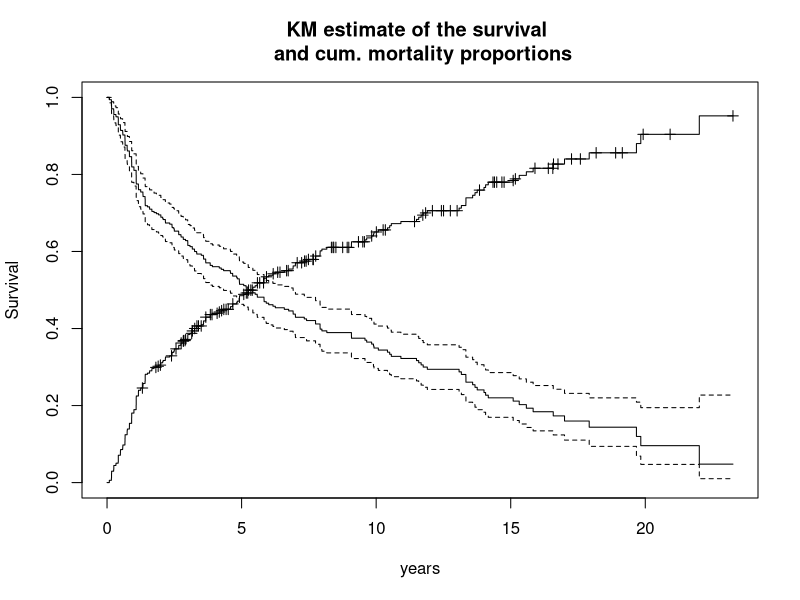
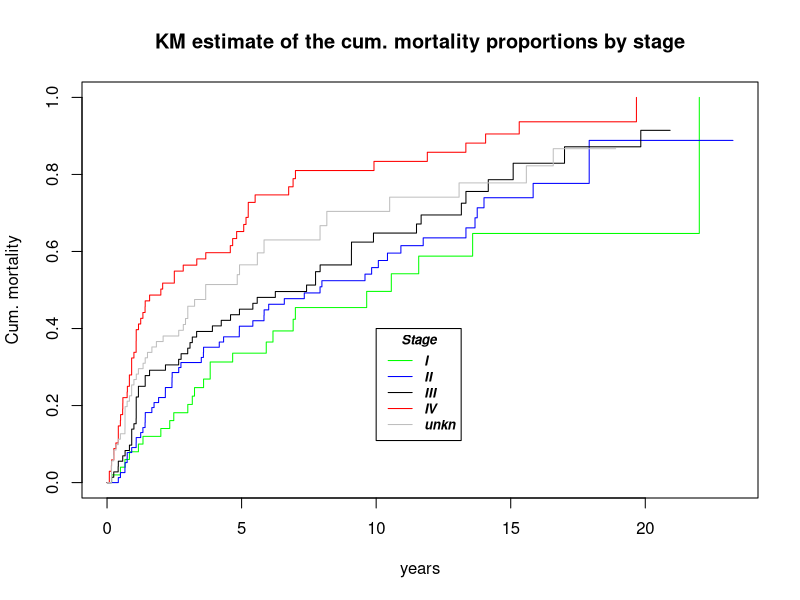
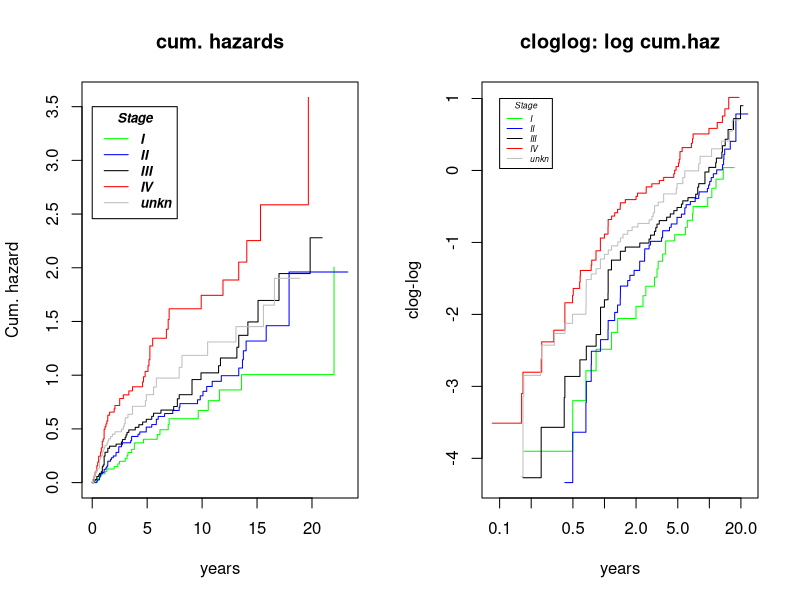
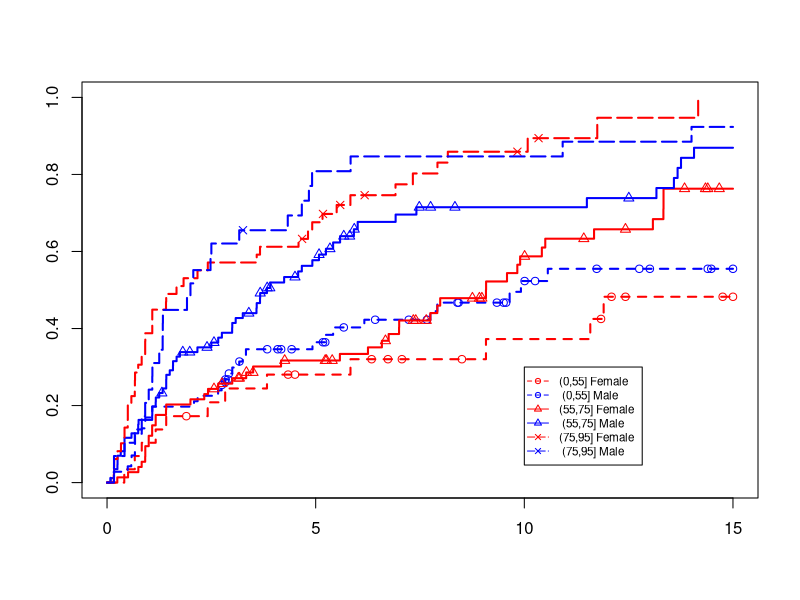
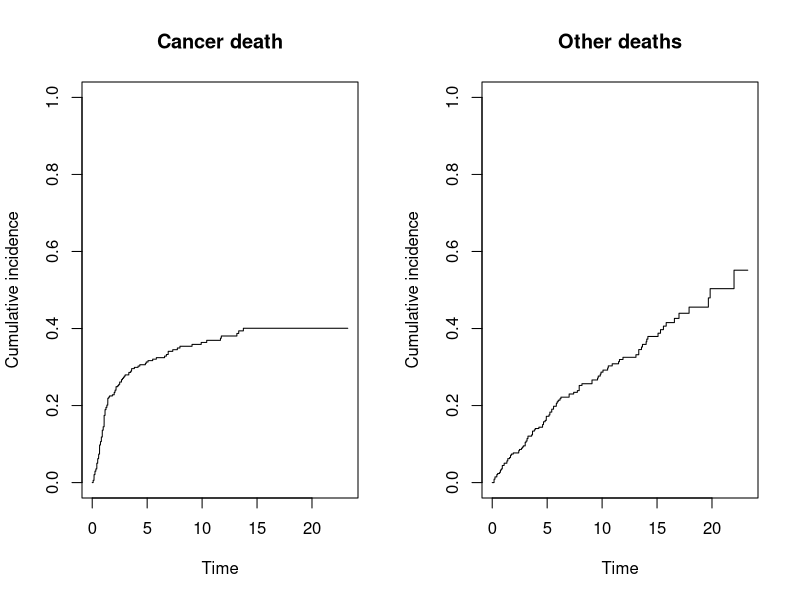
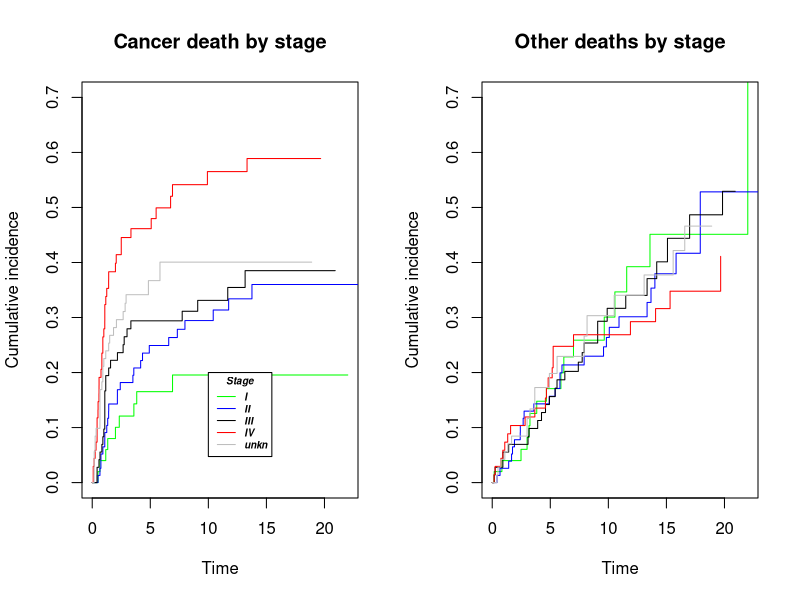
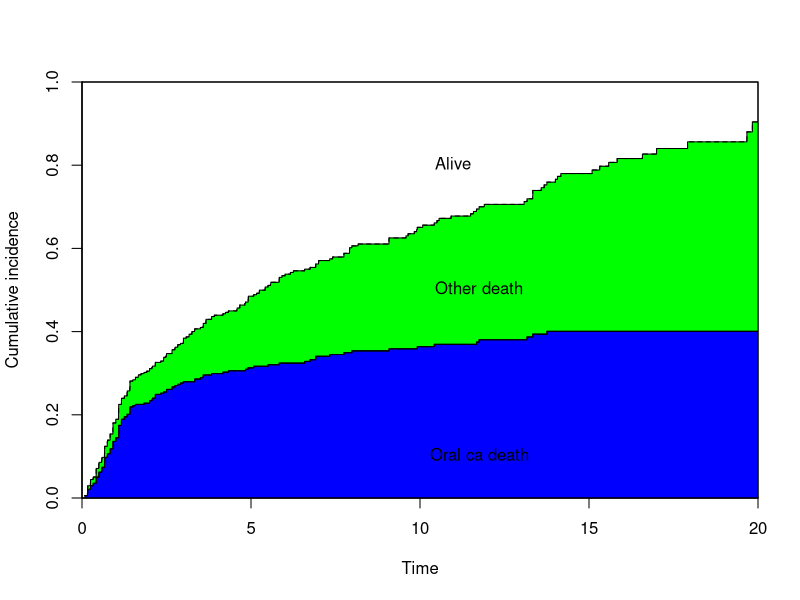

The R source for these figures, in order: (Note: this script raises an error after producing the figures.)
###################################################
library(Epi)
library(survival)
sessionInfo()
options( width=87 )
par()
###################################################
setwd("C:/Users/janne/projects/SPE/pracs")
orca <- read.table("./data/oralca2.txt", header=T)
head(orca)
str(orca)
summary(orca)

###################################################
orca$suob <- Surv(orca$time, 1*(orca$event > 0) )
str(orca$suob)
summary(orca$suob)

###################################################
s.all <- survfit(suob ~ 1, data=orca)

###################################################
s.all
str(s.all)

###################################################
plot(s.all,main="KM estimate of the survival \n and cum. mortality proportions",
     xlab="years", ylab="Survival")
lines(s.all, fun = "event", mark.time=T, conf.int=F)

###################################################
# Oral cancer patient suvival by stage 
###################################################
s.stg  <- survfit(suob ~ stage, data= orca)
col5 <- c("green", "blue", "black", "red", "gray")
plot(s.stg, col= col5, fun="event", mark.time=F ,
     main="KM estimate of the cum. mortality proportions by stage",
     xlab="years", ylab="Cum. mortality")
legend(10, 0.4, legend=levels(factor(orca$stage)),
       col=col5, lty=1, cex=0.8,
       title="Stage", text.font=4, bg='white')
s.stg

###################################################
# Cum haz and log-log of cum. haz by stage
###################################################

par(mfrow=c(1,2))
plot(s.stg, col= col5, fun="cumhaz", main="cum. hazards", 
     xlab="years", ylab="Cum. hazard")
legend(0,3.5, legend=levels(factor(orca$stage)),
       col=col5, lty=1, cex=0.8,
       title="Stage", text.font=4, bg='white')
plot(s.stg, col= col5, fun="cloglog", main = "cloglog: log cum.haz",
     xlab="years", ylab="clog-log")
legend(0.1,1, legend=levels(factor(orca$stage)),
       col=col5, lty=1, cex=0.5,
       title="Stage", text.font=3, bg='white')


###################################################
# Cancer patients sex and age at diagnosis
###################################################

orca$agegr <- cut(orca$age, br=c(0,55,75, 95))
stat.table( list( sex, agegr), list( count(), percent(agegr) ),
             margins=T, data = orca )

###################################################
s.agrx <- survfit(suob ~ agegr + sex, data=orca)
par(mfrow=c(1,1))
plot(s.agrx, fun="event", mark.time=T, xlim = c(0,15), lwd=2,
             col=rep(c("red", "blue"),3), lty=c(2,2, 1,1, 5,5),
     pch=c(1,1,2,2,4,4))
legend(10,0.3, legend=c("(0,55] Female "," (0,55] Male",
                       "(55,75] Female "," (55,75] Male",
                       "(75,95] Female "," (75,95] Male" ),
       col=rep(c("red", "blue"),3), lty=c(2,2, 1,1, 5,5), 
       pch=c(1,1,2,2,4,4),cex=0.7)
       


###################################################
# Event Specific cumulative mortality
###################################################
cif1 <- survfit( Surv( time, event, type="mstate") ~ 1,
                 data = orca)
str(cif1)

###################################################
par(mfrow=c(1,2))
plotCIF(cif1, 1, main = "Cancer death")
plotCIF(cif1, 2, main= "Other deaths")

###################################################
col5 <- c("green", "blue", "black", "red", "gray")
cif2 <- survfit( Surv( time, event, type="mstate") ~ stage,
                 data = orca)
str(cif2)

par(mfrow=c(1,2))
plotCIF(cif2, 1, main = "Cancer death by stage",
        col = col5, ylim = c(0, 0.7) )
legend(10, 0.2, legend=levels(factor(orca$stage)),
       col=col5, lty=1, cex=0.6,
       title="Stage", text.font=4, bg='white')
plotCIF(cif2, 2, main= "Other deaths by stage",
        col=col5, ylim = c(0, 0.7) )

###################################################
# Stacked plot 
###################################################

par(mfrow=c(1,1),xaxs="i", yaxs="i") # make plot start 0,0
stackedCIF(cif1,xlim=c(0,20),
           col = c("black"),
           fill=c("blue","green","red"))
text( 10, 0.10, "Oral ca death ", pos = 4)
text( 10, 0.5, " Other death ", pos = 4)
text( 10, 0.80, " Alive ", pos = 4)

###################################################
# Proportional hazards models for total mortality
############################

options(show.signif.stars = F)
# recall
oral$stage<-factor(oral$stage)
orca$suob <- Surv(orca$time, 1*(orca$event > 0) ) # total mortality
m1 <- coxph(suob ~ sex + I(age/10) + stage, data= orca)
summary( m1 )
round( ci.exp( m1 ), 4 )


###################################################
# test proportionality
###################################################
cox.zph( m1 )

###################################################
orca2 <- subset(orca, stage != "unkn")
orca2$st3 <- Relevel( orca2$stage, list(1:2, 3, 4:5) )
levels(orca2$st3) = c("I-II", "III", "IV")
m2 <- update(m1, . ~ . - stage + st3, data=orca2 )
round( ci.exp(m2 ), 4)

###################################################
newd <- data.frame( sex = c( rep("Male", 6), rep("Female", 6) ),
                    age = rep( c( rep(40, 3), rep(80, 3) ), 2 ),
                    st3 = rep( levels(orca2$st3), 4) )
newd
col3 <- c("green", "black", "red")
par(mfrow=c(1,2))
plot( survfit(m2, newdata= subset(newd, sex=="Male" & age==40)),
     col=col3, fun="event", mark.time=F,main="Age 40")
lines( survfit(m2, newdata= subset(newd, sex=="Female" & age==40)),
      col= col3, fun="event", lty = 2, mark.time=F)

plot( survfit(m2, newdata= subset(newd, sex=="Male" & age==80)),
     ylim = c(0,1), col= col3, fun="event", mark.time=F,main="Age 80")
lines( survfit(m2, newdata= subset(newd, sex=="Female" & age==80)),
      col=col3, fun="event", lty=2, mark.time=F)

###################################################
# models for event specific hazards, oral cancer death
m2haz1 <- coxph( Surv( time, event==1)  ~ sex + I((age-65)/10) + st3 , data=orca2 )
round( ci.exp(m2haz1 ), 4)
cox.zph(m2haz1)

###################################################
# other cause death
m2haz2 <- coxph( Surv( time, event==2)  ~ sex + I((age-65)/10) + st3 , data=orca2 )
round( ci.exp(m2haz2 ), 4)
cox.zph(m2haz2)

###################################################
#library(cmprsk)
#attach(orca2)
#m2fg1 <- crr(time, event, cov1 = model.matrix(m2), failcode=1)
#summary(m2fg1, Exp=T)

###################################################
#m2fg2 <- crr(time, event, cov1 = model.matrix(m2), failcode=2)
#summary(m2fg2, Exp=T)

###################################################
orca.lex <- Lexis(exit = list(stime = time),
           exit.status = factor(event,
   labels = c("Alive", "Oral ca. death", "Other death")),
                  data = orca)
summary(orca.lex)

###################################################
# Optional
orca2.lex <- subset(orca.lex, stage != "unkn" )
orca2.lex$st3 <- Relevel( orca2$stage, list(1:2, 3, 4:5) )
levels(orca2.lex$st3) = c("I-II", "III", "IV")

###################################################
cuts <- sort(orca2$time[orca2$event==1])
orca2.spl <- splitLexis( orca2.lex, br = cuts, time.scale="stime" )
orca2.spl$timeband <- as.factor(orca2.spl$stime)

###################################################
str(orca2.spl)
orca2.spl[ 1:20, ]

###################################################
m2pois1 <- glm( 1*(lex.Xst=="Oral ca. death")  ~
      -1 + timeband + sex + I((age-65)/10) + st3,
      family=poisson, offset = log(lex.dur), data = orca2.spl)

###################################################
tb <- as.numeric(levels(orca2.spl$timeband)) ; ntb <- length(tb)
tbmid <- (tb[-ntb] + tb[-1])/2   # midpoints of the intervals
round( ci.exp(m2pois1 ), 3)
par(mfrow=c(1,1))
plot( tbmid, 1000*exp(coef(m2pois1)[1:(ntb-1)]),
            ylim=c(5,3000), log = "xy", type = "l")

###################################################
library(splines)
m2pspli <- update(m2pois1, . ~  ns(stime, df = 6, intercept = F) +
        sex + I((age-65)/10) + st3)
round( ci.exp( m2pspli ), 3)
news <- data.frame( stime = seq(0,25, length=301), lex.dur = 1000, sex = "Female",
                    age = 65, st3 = "I-II")
blhaz <- predict(m2pspli, newdata = news, se.fit = T, type = "link")
blh95 <- cbind(blhaz$fit, blhaz$se.fit) %*% ci.mat()
par(mfrow=c(1,1))
matplot( news$stime, exp(blh95), type = "l", lty = c(1,1,1), lwd = c(2,1,1) ,
      col = rep("black", 3),  log = "xy", ylim = c(5,3000)  )
